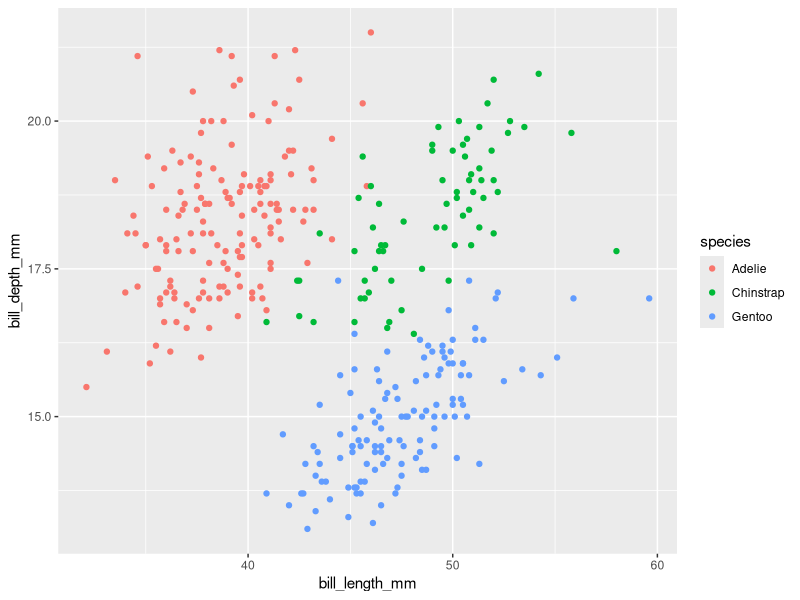
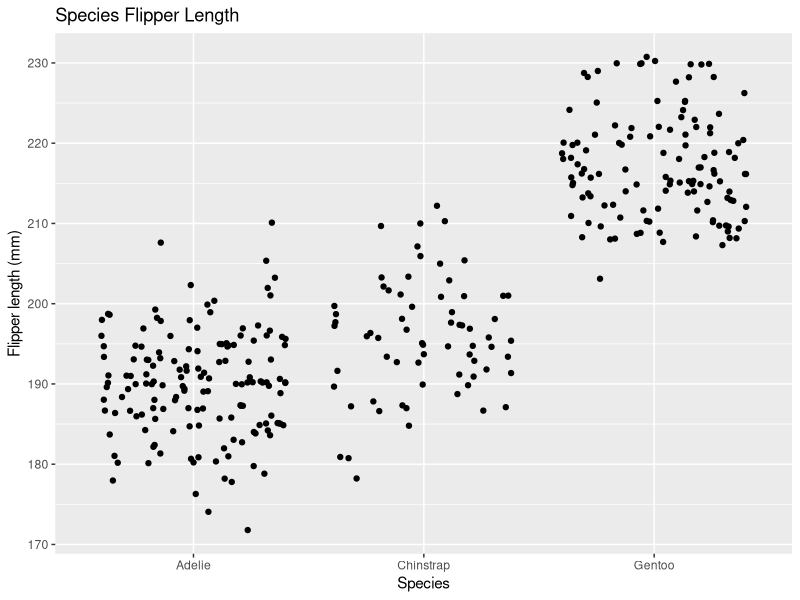

These figures' R source, in order:
## ---- chunk 1
library(tidyverse)
library(palmerpenguins)
## ---- chunk 2
fx = expression(x ^ 2)
df_dx = D(fx, 'x')
df_dx
x <- 3
eval(df_dx)
## ---- chunk 3
Pa = expression(2 * (3*a + 2)^4 - 5)
dP_da = D(Pa, 'a')
dP_da
a <- 1.2
eval(dP_da)
## ---- chunk 4
ggplot() +
  geom_point(data = penguins, aes(x = bill_length_mm, y = bill_depth_mm, color = species))
## ---- chunk 5
ggplot() + geom_jitter(data = penguins, aes(x = species, y = flipper_length_mm)) + labs(x = "Species", y = "Flipper length (mm)", title = "Species Flipper Length")
